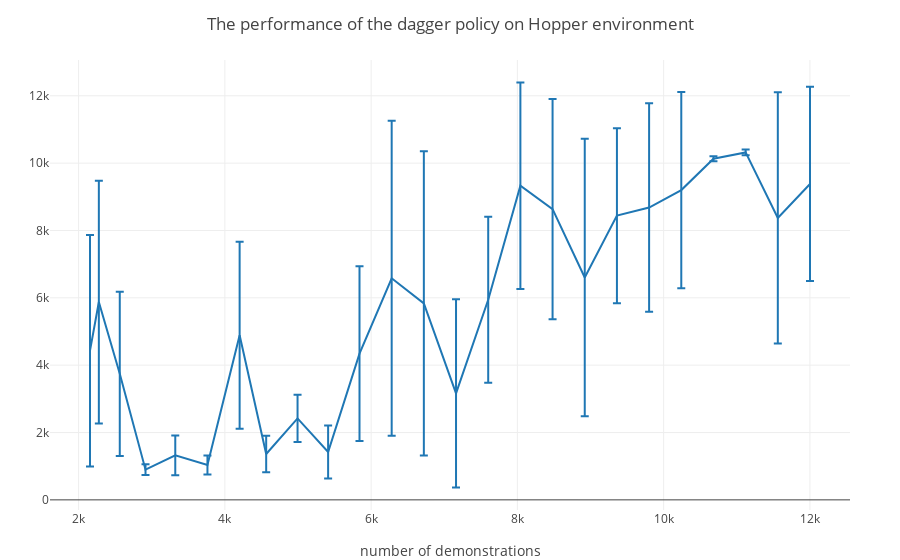

The notebook cell saved with this chart:
### Code cell
means_hopper = Float32[818.351,871.011,3681.5,1273.25,3703.4,2181.56,3271.83,3769.49,3783.83,3786.99,3579.65,3784.01,
    3767.76,2373.74,3768.55,3666.05,3768.52,3435.18,3791.12,3350.1,3783.75,3781.56,3784.06,3778.7,3782.35,3781.57,
    3782.62,3778.03,3786.71,3774.95,3776.76,3735.9,3782.51,3791.13,3785.83,3785.02,3780.49,3781.91,
    3782.0,3783.67,3773.62,3786.28,3781.12,3782.21,3778.99,3781.9,3778.73,3782.34,3782.91,3785.6]
stds_hopper = Float32[320.201,4.54401,345.035,71.3401,94.1089,429.353,401.78,7.89217,5.44493,4.9097,86.3721,3.38546,
    5.47868,403.539,7.54055,338.941,19.1032,530.596,4.03326,619.752,3.85264,3.18726,2.39962,3.05566,4.97177,2.62848,
    2.33798,4.1907,2.40363,4.45316,3.26725,72.0686,2.74374,4.09977,3.51786,3.90204,3.39959,2.95756,3.73631,3.25135,
    28.2487,3.79344,4.33976,2.21099,2.23927,4.26159,4.33699,5.39768,3.24827,2.75801]
dsize = Float32[2156.0,2222.0,2277.0,2486.0,2563.0,2783.0,2915.0,3102.0,3322.0,3542.0,3762.0,3982.0,4202.0,4422.0,
    4565.0,4785.0,4994.0,5214.0,5412.0,5632.0,5841.0,6061.0,6281.0,6501.0,6721.0,6941.0,7161.0,7381.0,7601.0,7821.0,
    8041.0,8261.0,8481.0,8701.0,8921.0,9141.0,9361.0,9581.0,9801.0,10021.0,10241.0,10461.0,10681.0,10901.0,11121.0,
    11341.0,11561.0,11781.0,12001.0,12221.0]

trace = scatter(;x=dsize[1:2:end], y=means_humanoid[1:2:end], 
    error_y=attr(array=stds_humanoid[1:2:end],visible=true),  mode="lines", name="Average total rewards of rollouts")
layout = Layout(;title="The performance of the dagger policy on Hopper environment", 
xaxis_title="number of demonstrations")
plot([trace], layout)
